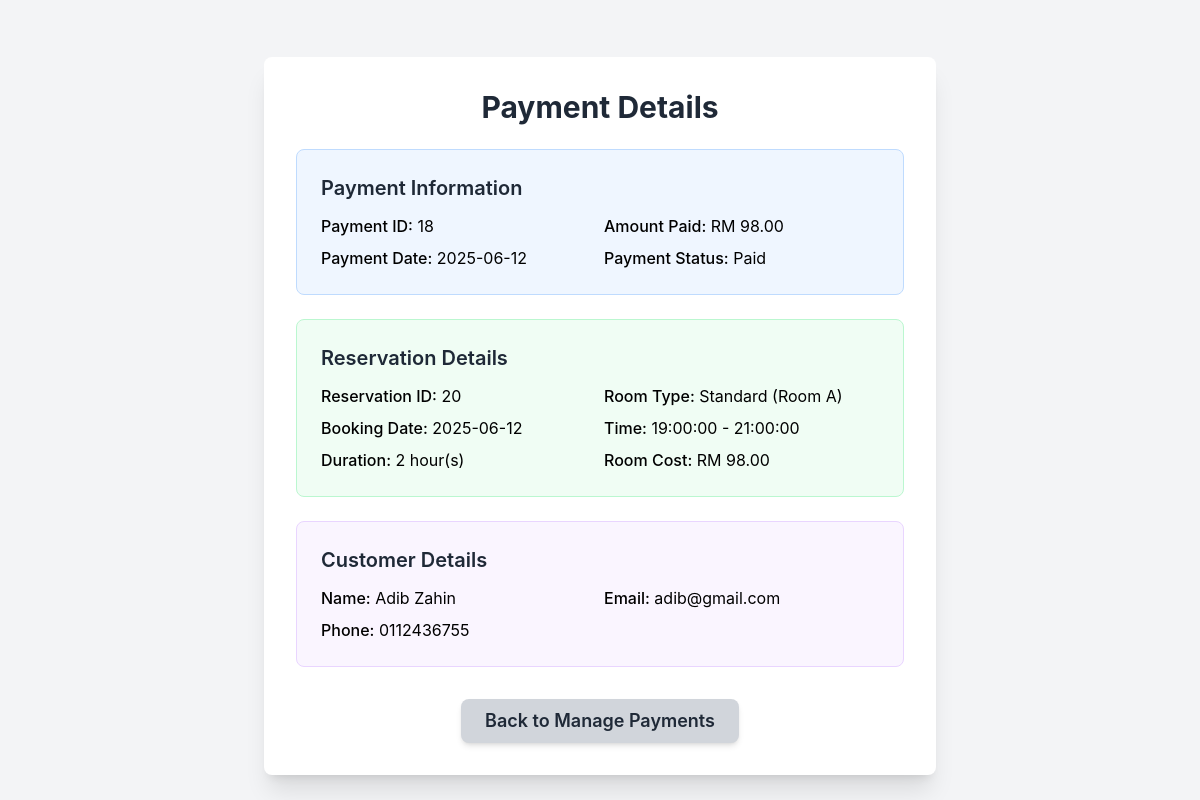
Page /admin/view_payment_details.php?payment_id=18 (signed in) on the earlier database version.
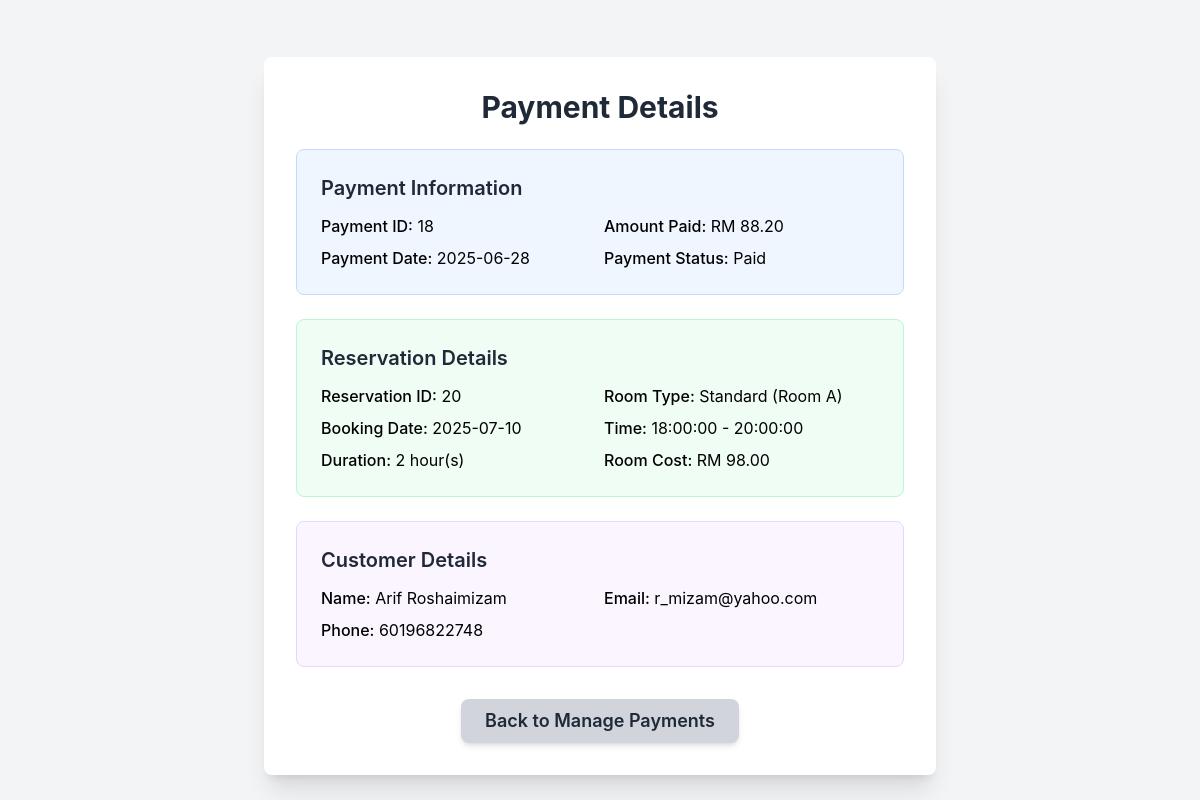
Same page on the later database version.
### tables this page shows
CREATE TABLE `payments` (
  `paymentID` int(11) NOT NULL,
  `reservationID` int(11) DEFAULT NULL,
  `paymentMethod` varchar(50) DEFAULT NULL,
  `amountPaid` decimal(10,2) DEFAULT NULL,
  `paymentDate` timestamp NOT NULL DEFAULT current_timestamp(),
  `paymentStatus` enum('pending','paid','refunded') DEFAULT 'pending'
);

CREATE TABLE `reservations` (
  `reservationID` int(11) NOT NULL,
  `userID` int(11) DEFAULT NULL,
  `roomID` int(11) DEFAULT NULL,
  `reservationDate` date DEFAULT NULL,
  `startTime` time DEFAULT NULL,
  `endTime` time DEFAULT NULL,
  `totalPrice` decimal(10,2) DEFAULT NULL,
  `status` enum('pending','confirmed','cancelled') DEFAULT 'pending',
  `addInfo` text NOT NULL,
  `createdAt` timestamp NOT NULL DEFAULT current_timestamp()
);

CREATE TABLE `users` (
  `userID` int(11) NOT NULL,
  `fullName` varchar(100) DEFAULT NULL,
  `email` varchar(100) DEFAULT NULL,
  `phone` varchar(20) NOT NULL,
  `password` varchar(255) DEFAULT NULL,
  `role` enum('user','admin') DEFAULT 'user',
  `createdAt` timestamp NOT NULL DEFAULT current_timestamp()
);

CREATE TABLE `packages` (
  `packageID` int(11) NOT NULL,
  `packageName` varchar(100) DEFAULT NULL,
  `description` text DEFAULT NULL,
  `pricePerHour` decimal(10,2) DEFAULT NULL
);

CREATE TABLE `rooms` (
  `roomID` int(11) NOT NULL,
  `roomName` varchar(100) DEFAULT NULL,
  `capacity` int(11) DEFAULT NULL,
  `status` enum('available','unavailable') DEFAULT 'available',
  `packageID` int(11) DEFAULT NULL
);

### admin/view_payment_details.php (the view, shortened to what the changed rows need)
<?php
include '../dbconfig.php';
$paymentID = $_GET['payment_id'] ?? null;
$paymentDetails = null;
$errorMessage = '';
if (!$paymentID) {
    $errorMessage = 'Payment ID is missing.';
} else {
    $query = "
        SELECT
            p.paymentID,
            p.reservationID,
            p.amountPaid,
            p.paymentDate,
            p.paymentStatus,
            r.reservationDate,
            r.startTime,
            r.endTime,
            r.status AS reservationStatus,
            rm.roomName,
            pkg.packageName,
            pkg.description AS packageDescription,
            pkg.pricePerHour,
            u.fullName AS customerName,
            u.email AS customerEmail,
            u.phone AS customerPhone
        FROM
            payments p
        LEFT JOIN
            reservations r ON p.reservationID = r.reservationID
        LEFT JOIN
            rooms rm ON r.roomID = rm.roomID
        LEFT JOIN
            packages pkg ON rm.packageID = pkg.packageID
        LEFT JOIN
            users u ON r.userID = u.userID
        WHERE
            p.paymentID = ?
    ";
    $stmt = $conn->prepare($query);
    if ($stmt === false) {
        $errorMessage = 'Failed to prepare statement: ' . $conn->error;
    } else {
        $stmt->bind_param("i", $paymentID);
        $stmt->execute();
        $result = $stmt->get_result();
        if ($result->num_rows > 0) {
            $paymentDetails = $result->fetch_assoc();
            if (isset($paymentDetails['startTime']) && isset($paymentDetails['endTime'])) {
                $start = strtotime($paymentDetails['startTime']);
                $end = strtotime($paymentDetails['endTime']);
                $duration_seconds = $end - $start;
                $paymentDetails['durationHours'] = round($duration_seconds / 3600, 1);
            } else {
                $paymentDetails['durationHours'] = 'N/A';
            }
        } else {
            $errorMessage = 'Payment not found.';
        }
    }
}
?>
<!DOCTYPE html>
<html lang="en">
<head>
    <script src="https://cdn.tailwindcss.com"></script>
</head>
<body class="bg-gray-100 min-h-screen flex items-center justify-center p-4">
    <div class="bg-white p-8 rounded-lg shadow-xl w-full max-w-2xl mt-8">
        <h1 class="text-3xl font-bold text-gray-800 mb-6 text-center">Payment Details</h1>
        <?php if ($errorMessage): ?>
            <div class="p-4 bg-red-100 text-red-700 rounded-lg mb-6">
                <p><?php echo htmlspecialchars($errorMessage); ?></p>
            </div>
        <?php elseif ($paymentDetails): ?>
            <div class="space-y-6">
                <div class="p-6 bg-blue-50 rounded-lg border border-blue-200">
                    <h3 class="text-xl font-semibold text-gray-800 mb-3">Payment Information</h3>
                    <div class="grid grid-cols-1 sm:grid-cols-2 gap-2">
                        <div><span class="font-medium">Payment ID:</span> <?php echo htmlspecialchars($paymentDetails['paymentID']); ?></div>
                        <div><span class="font-medium">Amount Paid:</span> RM <?php echo htmlspecialchars(number_format($paymentDetails['amountPaid'], 2)); ?></div>
                        <div><span class="font-medium">Payment Date:</span> <?php echo htmlspecialchars(date('Y-m-d', strtotime($paymentDetails['paymentDate']))); ?></div>
                        <div><span class="font-medium">Payment Status:</span> <?php echo htmlspecialchars(ucfirst($paymentDetails['paymentStatus'])); ?></div>
                    </div>
                </div>
                <div class="p-6 bg-green-50 rounded-lg border border-green-200">
                    <h3 class="text-xl font-semibold text-gray-800 mb-3">Reservation Details</h3>
                    <div class="grid grid-cols-1 sm:grid-cols-2 gap-2">
                        <div><span class="font-medium">Reservation ID:</span> <?php echo htmlspecialchars($paymentDetails['reservationID'] ?? 'N/A'); ?></div>
                        <div><span class="font-medium">Room Type:</span> <?php echo htmlspecialchars($paymentDetails['packageName'] ?? 'N/A'); ?> (<?php echo htmlspecialchars($paymentDetails['roomName'] ?? 'N/A'); ?>)</div>
                        <div><span class="font-medium">Booking Date:</span> <?php echo htmlspecialchars($paymentDetails['reservationDate'] ?? 'N/A'); ?></div>
                        <div><span class="font-medium">Time:</span> <?php echo htmlspecialchars($paymentDetails['startTime'] ?? 'N/A'); ?> - <?php echo htmlspecialchars($paymentDetails['endTime'] ?? 'N/A'); ?></div>
                        <div><span class="font-medium">Duration:</span> <?php echo htmlspecialchars($paymentDetails['durationHours'] ?? 'N/A'); ?> hour(s)</div>
                        <div><span class="font-medium">Room Cost:</span> RM <?php echo htmlspecialchars(number_format(($paymentDetails['pricePerHour'] ?? 0) * ($paymentDetails['durationHours'] ?? 0), 2)); ?></div>
                    </div>
                </div>
                <div class="p-6 bg-purple-50 rounded-lg border border-purple-200">
                    <h3 class="text-xl font-semibold text-gray-800 mb-3">Customer Details</h3>
                    <div class="grid grid-cols-1 sm:grid-cols-2 gap-2">
                        <div><span class="font-medium">Name:</span> <?php echo htmlspecialchars($paymentDetails['customerName'] ?? 'N/A'); ?></div>
                        <div><span class="font-medium">Email:</span> <?php echo htmlspecialchars($paymentDetails['customerEmail'] ?? 'N/A'); ?></div>
                        <div><span class="font-medium">Phone:</span> <?php echo htmlspecialchars($paymentDetails['customerPhone'] ?? 'N/A'); ?></div>
                    </div>
                </div>
            </div>
        <?php endif; ?>
    </div>
</body>
</html>

Differences in the rows shown:
changed payments "Paid": amountPaid "98.00" → "88.20"; paymentDate "2025-06-12" → "2025-06-28"; reservationID.reservationDate "2025-06-12" → "2025-07-10"; reservationID.startTime "19:00:00" → "18:00:00"; reservationID.endTime "21:00:00" → "20:00:00"; users.fullName "Adib Zahin" → "Arif Roshaimizam"; users.email "adib@gmail.com" → "r_mizam@yahoo.com"; users.phone "0112436755" → "60196822748"
